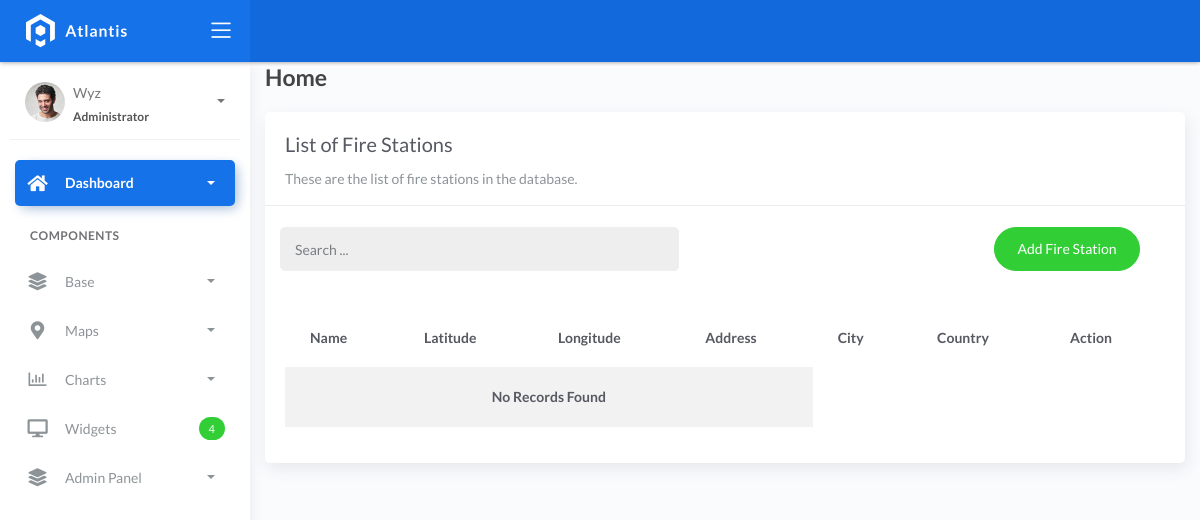
The app's page /firestation_list, older data.
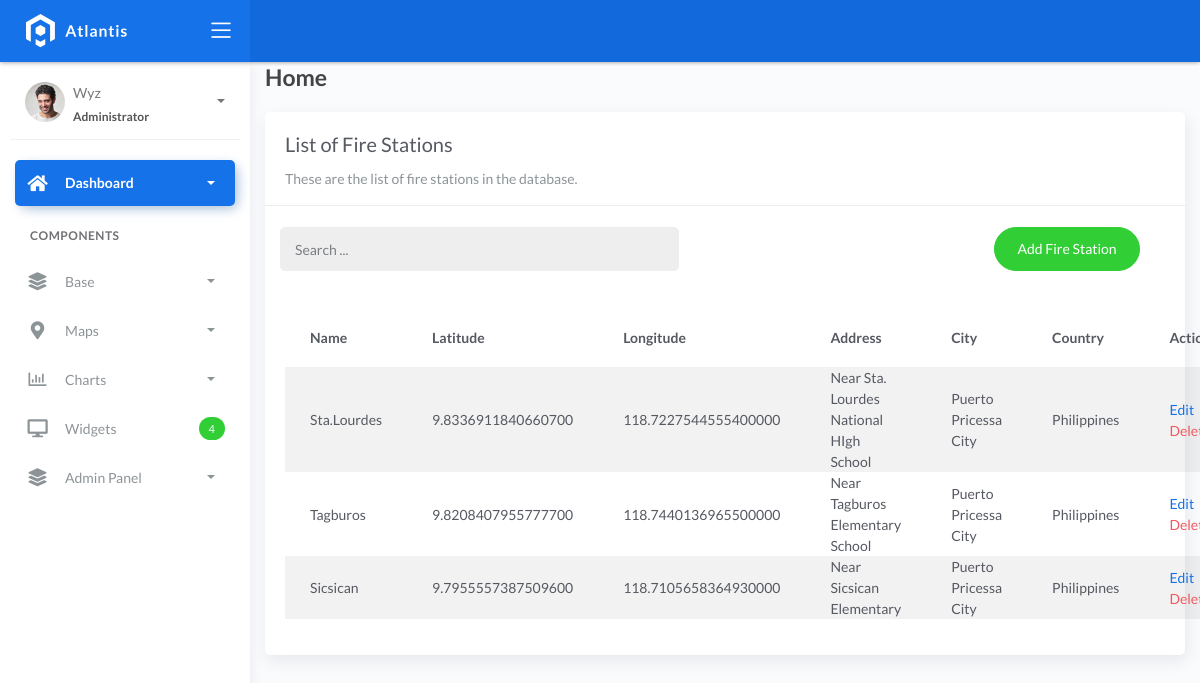
The same page, newer data.
### fire/models.py (models this page shows, shortened)
class BaseModel(models.Model):
    created_at = models.DateTimeField(auto_now_add=True, db_index=True)
    updated_at = models.DateTimeField(auto_now=True)
    class Meta:
        abstract = True

class FireStation(BaseModel):
    name = models.CharField(max_length=150)
    latitude = models.DecimalField(
        max_digits=22, decimal_places=16, null=True, blank=True)
    longitude = models.DecimalField(
        max_digits=22, decimal_places=16, null=True, blank=True)
    address = models.CharField(max_length=150)
    city = models.CharField(max_length=150)  # can be in separate table
    country = models.CharField(max_length=150)  # can be in separate table

### fire/views.py (the view, shortened to what this page needs)
# urls.py: path('firestation_list', FireStationList.as_view(), name='firestation-list'),
class FireStationList(ListView):
    model = FireStation
    context_object_name = 'firestation'
    template_name = 'firestation/firestation_list.html'
    paginate = 5
    def get_queryset(self, *args, **kwargs):
        qs = super(FireStationList, self).get_queryset(*args, **kwargs)
        return qs

### templates/firestation/firestation_list.html (shortened to what this page needs)
{% extends 'base.html' %}
{% load static %}
{% block content %}
<div class="content">
   <div class="container-fluid">
     <h4 class="page-title">Home</h4>
     <div class="row">
       <div class="col-md-12">
         <div class="card">
           <div class="card-header">
             <div class="card-title">List of Fire Stations</div>
             <div class="card-category">These are the list of fire stations in the database.</div>
           </div>
           <br />
<div class="col-md-12 row">
  <div class="col-md-6">
    <form class="navbar-left navbar-form nav-search mr-md-3" action="">
      <div class="input-group">
        <input type="text" placeholder="Search ..." class="form-control" name="q"/>
        <div class="input-group-append">
          <span class="input-group-text">
          </span>
        </div>
      </div>
    </form>
  </div>
  <div class="col-md-6">
    <div class="pull-right">
      <a href="{% url 'firestation-add' %}" class="btn btn-success btn-rounded">
        Add Fire Station
      </a>
    </div>
  </div>
</div>
           <div class="card-body">
             <table class="table table-striped mt-3">
               <thead>
                 <tr>
                   <th scope="col">Name</th>
                   <th scope="col">Latitude</th>
                   <th scope="col">Longitude</th>
                   <th scope="col">Address</th>
                   <th scope="col">City</th>
                   <th scope="col">Country</th>
                   <th scope="col">Action</th>
                 </tr>
               </thead>
               <tbody>
                 {% for object in object_list %}
                 <tr>
                   <td>{{ object.name }}</td>
                   <td>{{ object.latitude }}</td>
                   <td>{{ object.longitude }}</td>
                   <td>{{ object.address }}</td>
                   <td>{{ object.city }}</td>
                   <td>{{ object.country }}</td>
                   <td>
                    <a href="firestation_list/{{ object.id }}">Edit</a>
                    <a href="firestation_list/{{ object.id }}/delete" class="text-danger">Delete</a>
                  </td>
                        </tr>
                        {% empty %}
                        <tr>
                        <td colspan="4" style="text-align: center">
                            <p class="text-sm font-weight-bold mb-0">No Records Found</p>
                        </td>
                        </tr>
                 {% endfor %}
               </tbody>
             </table>
           </div>
         </div>
       </div>
     </div>
   </div>
</div>
{% endblock %}

### templates/base.html (shortened to what this page needs)
{% load static %}
<!DOCTYPE html>
<html lang="en">
  <head>
    <link rel="stylesheet" href="{% static 'css/bootstrap.min.css' %}" />
    <link rel="stylesheet" href="{% static 'css/atlantis.min.css' %}" />
    <link rel="stylesheet" href="{% static 'css/demo.css' %}" />
  </head>
  <body>
    <div class="wrapper">
      <div class="main-header">
        <div class="logo-header" data-background-color="blue">
          <a href="index.html" class="logo">
            <img src="{% static 'img/logo.svg' %}" alt="navbar brand" class="navbar-brand" />
          </a>
          <div class="nav-toggle">
            <button class="btn btn-toggle toggle-sidebar">
              <i class="icon-menu"></i>
            </button>
          </div>
        </div>
        <nav class="navbar navbar-header navbar-expand-lg" data-background-color="blue2">
        </nav>
      </div>
      <div class="sidebar sidebar-style-2">
        <div class="sidebar-wrapper scrollbar scrollbar-inner">
          <div class="sidebar-content">
            <div class="user">
              <div class="avatar-sm float-left mr-2">
                <img src="{% static 'img/profile.jpg' %}" alt="..." class="avatar-img rounded-circle" />
              </div>
              <div class="info">
                <a data-toggle="collapse" href="#collapseExample" aria-expanded="true">
                  <span>
                    Wyz
                    <span class="user-level">Administrator</span>
                    <span class="caret"></span>
                  </span>
                </a>
              </div>
            </div>
            <ul class="nav nav-primary">
              <li class="nav-item active">
                <a data-toggle="collapse" href="#dashboard" class="collapsed" aria-expanded="false">
                  <i class="fas fa-home"></i>
                  <p>Dashboard</p>
                  <span class="caret"></span>
                </a>
              </li>
              <li class="nav-section">
                <h4 class="text-section">Components</h4>
              </li>
              <li class="nav-item">
                <a data-toggle="collapse" href="#base">
                  <i class="fas fa-layer-group"></i>
                  <p>Base</p>
                  <span class="caret"></span>
                </a>
              </li>
              <li class="nav-item">
                <a data-toggle="collapse" href="#maps">
                  <i class="fas fa-map-marker-alt"></i>
                  <p>Maps</p>
                  <span class="caret"></span>
                </a>
              </li>
              <li class="nav-item">
                <a data-toggle="collapse" href="#charts">
                  <i class="far fa-chart-bar"></i>
                  <p>Charts</p>
                  <span class="caret"></span>
                </a>
              </li>
              <li class="nav-item">
                <a href="{% url 'error' %}">
                  <i class="fas fa-desktop"></i>
                  <p>Widgets</p>
                  <span class="badge badge-success">4</span>
                </a>
              </li>
              <li class="nav-item">
                <a data-toggle="collapse" href="#admin_panel">
                  <i class="fas fa-layer-group"></i>
                  <p>Admin Panel</p>
                  <span class="caret"></span>
                </a>
              </li>
            </ul>
          </div>
        </div>
      </div>
      <div class="main-panel">
        <div class="content">
          {% block content %}
          {% endblock %}
          </div>
        </div>
        <footer class="footer">
          <div class="container-fluid">
            <nav class="pull-left">
              <ul class="nav">
                <li class="nav-item">
                  <a class="nav-link" href="https://www.themekita.com"> ThemeKita </a>
                </li>
                <li class="nav-item">
                  <a class="nav-link" href="#"> Help </a>
                </li>
                <li class="nav-item">
                  <a class="nav-link" href="#"> Licenses </a>
                </li>
              </ul>
            </nav>
            <div class="copyright ml-auto">2018, made with  by <a href="https://www.themekita.com">ThemeKita</a></div>
          </div>
        </footer>
      </div>
  </body>
</html>

### templates/includes/message.html (shortened to what this page needs)
{% load static %}

Row changes from the older to the newer data that the page shows:
added FireStation: name "Sta.Lourdes", latitude "9.8336911840660700", longitude "118.7227544555400000", address "Near Sta. Lourdes National HIgh School", city "Puerto Pricessa City", country "Philippines"
added FireStation: name "Tagburos", latitude "9.8208407955777700", longitude "118.7440136965500000", address "Near Tagburos Elementary School", city "Puerto Pricessa City", country "Philippines"
added FireStation: name "Sicsican", latitude "9.7955557387509600", longitude "118.7105658364930000", address "Near Sicsican Elementary", city "Puerto Pricessa City", country "Philippines"
Text that changed along with them:
text no longer shown: "No Records Found"
